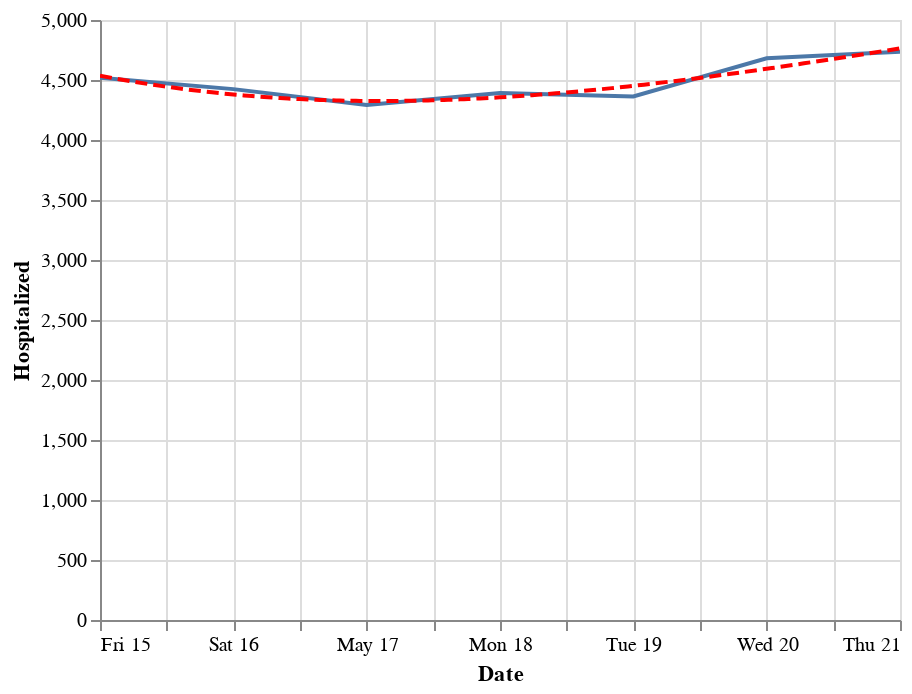

Notebook cell for this chart:
### Code cell
state = alt.Chart(data[data['State'] == 'CA'].sort_values('Date').tail(7)).mark_line().encode(
    x='Date:T',
    y='Hospitalized:Q'
)
reg = state.transform_regression("Date", "Hospitalized", method="poly").mark_line(color='red', strokeDash=[6,3])
(state+reg).interactive()

### Figure 1 — Vega-Lite specification as saved in the notebook (floating-point values rounded to 4 significant figures)
{"config": {"view": {"continuousWidth": 400, "continuousHeight": 300}}, "layer": [{"mark": "line", "encoding": {"x": {"type": "temporal", "field": "Date"}, "y": {"type": "quantitative", "field": "Hospitalized"}}, "selection": {"selector094": {"type": "interval", "bind": "scales", "encodings": ["x", "y"]}}}, {"mark": {"type": "line", "color": "red", "strokeDash": [6, 3]}, "encoding": {"x": {"type": "temporal", "field": "Date"}, "y": {"type": "quantitative", "field": "Hospitalized"}}, "transform": [{"on": "Date", "regression": "Hospitalized", "method": "poly"}]}], "data": {"name": "data-fc0d57965890c7c76fc8d2963356e6dd"}, "$schema": "https://vega.github.io/schema/vega-lite/v4.0.2.json", "datasets": {"data-fc0d57965890c7c76fc8d2963356e6dd": [{"State": "CA", "Date": "05-15-2020", "Confirmed": 76690.0, "Deaths": 3136.0, "Recovered": 0.0, "Confirmed_New": 1822.0, "Deaths_New": 84.0, "Recovered_New": 0.0, "Active": 73560.0, "positive": 74940.0, "negative": 1059000.0, "pending": null, "Hospitalized": 4519.0, "hospitalizedCumulative": null, "inIcuCurrently": 1324.0, "inIcuCumulative": null, "onVentilatorCurrently": null, "onVentilatorCumulative": null, "recovered": null, "dataQualityGrade": "B", "lastUpdateEt": "5/14/2020 00:00", "hash": "dd4a56509207e53adc6f228223657494252d0d39", "dateChecked": "2020-05-15T20:00:00Z", "death": 3108.0, "hospitalized": null, "total": 1134000.0, "totalTestResults": 1134000.0, "posNeg": 1134000.0, "fips": 6.0, "deathIncrease": 76.0, "hospitalizedIncrease": 0.0, "negativeIncrease": 27480.0, "positiveIncrease": 1772.0, "totalTestResultsIncrease": 29260.0}, {"State": "CA", "Date": "05-16-2020", "Confirmed": 78720.0, "Deaths": 3208.0, "Recovered": 0.0, "Confirmed_New": 2032.0, "Deaths_New": 72.0, "Recovered_New": 0.0, "Active": 75520.0, "positive": 76790.0, "negative": 1102000.0, "pending": null, "Hospitalized": 4424.0, "hospitalizedCumulative": null, "inIcuCurrently": 1313.0, "inIcuCumulative": null, "onVentilatorCurrently": null, "onVentilatorCumulative": null, "recovered": null, "dataQualityGrade": "B", "lastUpdateEt": "5/16/2020 00:00", "hash": "e335473bcecc2092fc63063fe12ed043c5f73751", "dateChecked": "2020-05-16T20:00:00Z", "death": 3204.0, "hospitalized": null, "total": 1179000.0, "totalTestResults": 1179000.0, "posNeg": 1179000.0, "fips": 6.0, "deathIncrease": 96.0, "hospitalizedIncrease": 0.0, "negativeIncrease": 43360.0, "positiveIncrease": 1857.0, "totalTestResultsIncrease": 45220.0}, {"State": "CA", "Date": "05-17-2020", "Confirmed": 80170.0, "Deaths": 3240.0, "Recovered": 0.0, "Confirmed_New": 1441.0, "Deaths_New": 32.0, "Recovered_New": 0.0, "Active": 76930.0, "positive": 78840.0, "negative": 1156000.0, "pending": null, "Hospitalized": 4291.0, "hospitalizedCumulative": null, "inIcuCurrently": 1293.0, "inIcuCumulative": null, "onVentilatorCurrently": null, "onVentilatorCumulative": null, "recovered": null, "dataQualityGrade": "B", "lastUpdateEt": "5/17/2020 00:00", "hash": "efe3d2e04569547fc50e7c3d8084f6f4ea4d4cc7", "dateChecked": "2020-05-17T20:00:00Z", "death": 3261.0, "hospitalized": null, "total": 1235000.0, "totalTestResults": 1235000.0, "posNeg": 1235000.0, "fips": 6.0, "deathIncrease": 57.0, "hospitalizedIncrease": 0.0, "negativeIncrease": 54070.0, "positiveIncrease": 2046.0, "totalTestResultsIncrease": 56120.0}, {"State": "CA", "Date": "05-18-2020", "Confirmed": 81460.0, "Deaths": 3279.0, "Recovered": 0.0, "Confirmed_New": 1291.0, "Deaths_New": 39.0, "Recovered_New": 0.0, "Active": 78180.0, "positive": 80430.0, "negative": 1212000.0, "pending": null, "Hospitalized": 4391.0, "hospitalizedCumulative": null, "inIcuCurrently": 1325.0, "inIcuCumulative": null, "onVentilatorCurrently": null, "onVentilatorCumulative": null, "recovered": null, "dataQualityGrade": "B", "lastUpdateEt": "5/17/2020 00:00", "hash": "a4c726f97ca716cb19c945927806f45e0bb3cbea", "dateChecked": "2020-05-18T20:00:00Z", "death": 3302.0, "hospitalized": null, "total": 1293000.0, "totalTestResults": 1293000.0, "posNeg": 1293000.0, "fips": 6.0, "deathIncrease": 41.0, "hospitalizedIncrease": 0.0, "negativeIncrease": 55840.0, "positiveIncrease": 1591.0, "totalTestResultsIncrease": 57430.0}, {"State": "CA", "Date": "05-19-2020", "Confirmed": 83750.0, "Deaths": 3403.0, "Recovered": 0.0, "Confirmed_New": 2295.0, "Deaths_New": 124.0, "Recovered_New": 0.0, "Active": 80350.0, "positive": 81800.0, "negative": 1258000.0, "pending": null, "Hospitalized": 4363.0, "hospitalizedCumulative": null, "inIcuCurrently": 1307.0, "inIcuCumulative": null, "onVentilatorCurrently": null, "onVentilatorCumulative": null, "recovered": null, "dataQualityGrade": "B", "lastUpdateEt": "5/19/2020 00:00", "hash": "ad1044e4a2c384424aa492acbe2154e655566e10", "dateChecked": "2020-05-19T20:00:00Z", "death": 3334.0, "hospitalized": null, "total": 1339000.0, "totalTestResults": 1339000.0, "posNeg": 1339000.0, "fips": 6.0, "deathIncrease": 32.0, "hospitalizedIncrease": 0.0, "negativeIncrease": 45280.0, "positiveIncrease": 1365.0, "totalTestResultsIncrease": 46640.0}, {"State": "CA", "Date": "05-20-2020", "Confirmed": 86000.0, "Deaths": 3497.0, "Recovered": 0.0, "Confirmed_New": 2245.0, "Deaths_New": 94.0, "Recovered_New": 0.0, "Active": 82500.0, "positive": 84060.0, "negative": 1296000.0, "pending": null, "Hospitalized": 4681.0, "hospitalizedCumulative": null, "inIcuCurrently": 1345.0, "inIcuCumulative": null, "onVentilatorCurrently": null, "onVentilatorCumulative": null, "recovered": null, "dataQualityGrade": "B", "lastUpdateEt": "5/20/2020 00:00", "hash": "6be7a20ccb8deab94178b9db3e70d2c1cf2147c7", "dateChecked": "2020-05-20T20:00:00Z", "death": 3436.0, "hospitalized": null, "total": 1380000.0, "totalTestResults": 1380000.0, "posNeg": 1380000.0, "fips": 6.0, "deathIncrease": 102.0, "hospitalizedIncrease": 0.0, "negativeIncrease": 38540.0, "positiveIncrease": 2262.0, "totalTestResultsIncrease": 40800.0}, {"State": "CA", "Date": "05-21-2020", "Confirmed": 88030.0, "Deaths": 3583.0, "Recovered": 0.0, "Confirmed_New": 2034.0, "Deaths_New": 86.0, "Recovered_New": 0.0, "Active": 84450.0, "positive": 86200.0, "negative": 1335000.0, "pending": null, "Hospitalized": 4735.0, "hospitalizedCumulative": null, "inIcuCurrently": 1310.0, "inIcuCumulative": null, "onVentilatorCurrently": null, "onVentilatorCumulative": null, "recovered": null, "dataQualityGrade": "B", "lastUpdateEt": "5/21/2020 00:00", "hash": "21f1a097d2a21256e6cd031933e78f8813587e4e", "dateChecked": "2020-05-21T20:00:00Z", "death": 3542.0, "hospitalized": null, "total": 1421000.0, "totalTestResults": 1421000.0, "posNeg": 1421000.0, "fips": 6.0, "deathIncrease": 106.0, "hospitalizedIncrease": 0.0, "negativeIncrease": 38870.0, "positiveIncrease": 2140.0, "totalTestResultsIncrease": 41010.0}]}}
